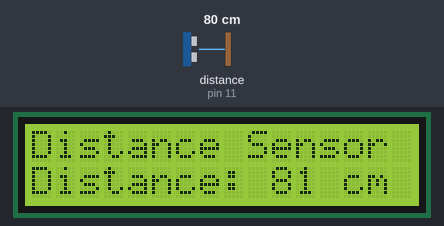
Recording of a sketch running on a simulated Arduino Uno, built with avr-gcc and run on an emulated ATmega328P. Parts: 16×2 character LCD. Inputs (shaded band) come from the test bench; at power-on: distance to the obstacle (sensor on pin 11) 80 cm. The echo pulse lasts 58.3 µs per cm; what the sketch prints to the serial monitor is not drawn.

Above: at 1.2 s.
1.3 s: distance to the obstacle (sensor on pin 11) set to 2 cm
At 2.6 s:
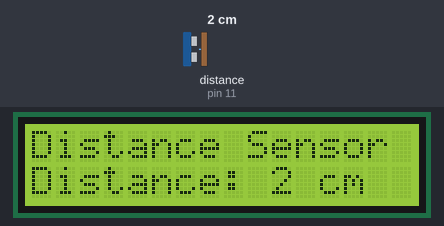
2.9 s: distance to the obstacle (sensor on pin 11) set to 4 cm
At 4.2 s:
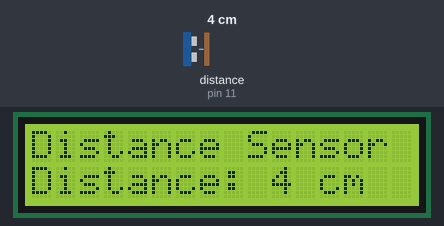
4.5 s: distance to the obstacle (sensor on pin 11) set to 9 cm
At 5.6 s:
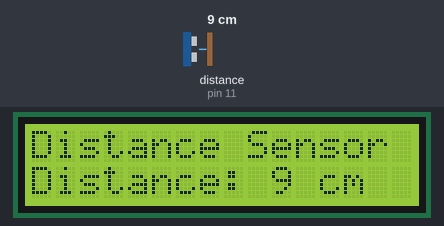
Timing chart, 0 to 7.5 s (numbered marks = the images above; inputs shaded):
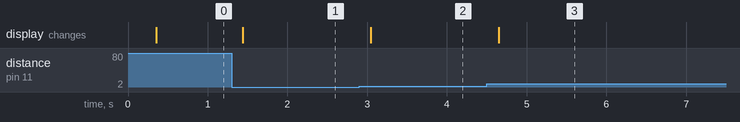

Measured:
- after the input at 1.3 s, the display: changes after 0.14 s (image 1)
- after the input at 2.9 s, the display: changes after 0.14 s (image 2)
- after the input at 4.5 s, the display: changes after 0.15 s (image 3)

The sketch:

DistanceSensor.ino
```cpp
//
// CPA 20210129
// Distance measurement by ultrasonic trasducer and display on i2c LCD diplay.
//
// Wiring (for Arduino Uno):
// LCD display: SDA to pin A4, SCL to pin A5
// Ultransonic sensor: Trig to pin 12, Echo to pin 11
//

#include <NewPing.h>
#include <Wire.h>
#include <LiquidCrystal_I2C.h>

#define TRIGGER_PIN  12  // Arduino pin tied to trigger pin on the ultrasonic sensor.
#define ECHO_PIN     11  // Arduino pin tied to echo pin on the ultrasonic sensor.
#define MAX_DISTANCE 200 // Maximum distance we want to ping for (in centimeters). Maximum sensor distance is rated at 400-500cm.

LiquidCrystal_I2C lcd(0x3F,16,2);  // set the LCD address to 0x27 for a 16 chars and 2 line display

NewPing sonar(TRIGGER_PIN, ECHO_PIN, MAX_DISTANCE); // NewPing setup of pins and maximum distance.

void setup() {
  Serial.begin(115200); // Open serial monitor at 115200 baud to see ping results.

  lcd.init();                      // initialize the lcd
//  // Print a message to the LCD.
  lcd.backlight();
  lcd.setCursor(0,0);
  lcd.print("Distance Sensor");

}

void loop() {
  delay(250);                      // Wait 50ms between pings (about 20 pings/sec). 29ms should be the shortest delay between pings.
  unsigned int uS = sonar.ping(); // Send ping, get ping time in microseconds (uS).
  Serial.print("Ping: ");
  unsigned int DIST = uS / US_ROUNDTRIP_CM;
  Serial.print(DIST); // Convert ping time to distance in cm and print result (0 = outside set distance range)
  Serial.println("cm");
  lcd.setCursor(0,1);
  lcd.print("Distance: ");
  lcd.print(DIST);
  lcd.print(" cm   ");
  }
```
